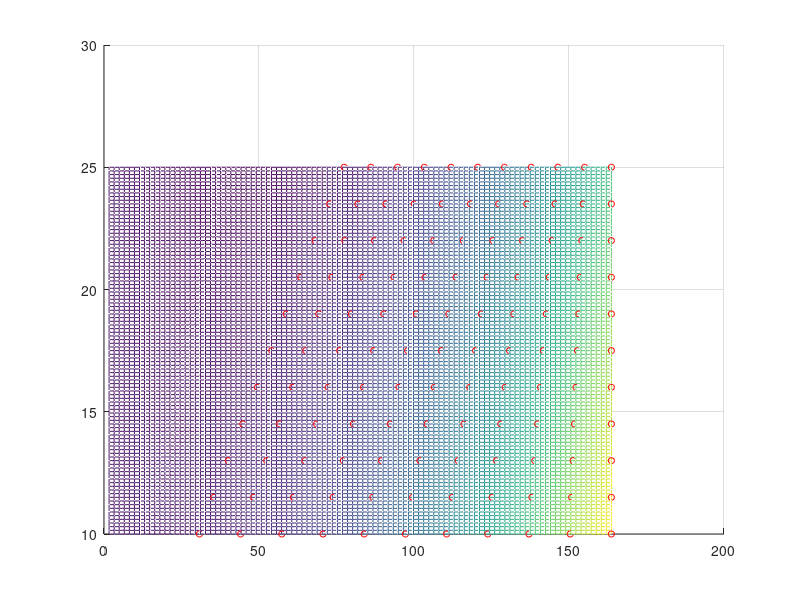

Source code (MATLAB):
% check that throttle mapping function works

clear; clc;

cT0=0.1326;
cT1=-0.1152;

np = linspace(0, 9820/60, 101)';
vp = linspace(10, 25, 101)';

u_n = linspace(0,1,11)';
vp1 = linspace(10, 25, 11)';

dprop=0.28;
vmin = 10;
vmax = 25;
n_max = 9820/60;

n_T0_vmin = (-cT1*vmin/dprop + sqrt((cT1*vmin/dprop)^2 - cT0*4))/2/cT0;
n_T0_vmax = (-cT1*vmax/dprop + sqrt((cT1*vmax/dprop)^2 - cT0*4))/2/cT0;


for i = 1:length(vp)
    
    T(:,i) = 1.15*np.^2.*0.28^4.*(cT0 + cT1.*vp(i)./np/0.28);
  
end
k=0;
np1=zeros(length(u_n)*length(vp1),1); T2=np1; vp2=np1;
for i = 1:length(vp1)
    for j = 1:length(u_n)

        k = k+1;
        
        vp2(k) = vp1(i);
        
        sig_v = (vp1(i) - vmin)/(vmax - vmin);
        np1(k) = (n_T0_vmin + u_n(j)*(n_max - n_T0_vmin)) * (1 - sig_v) + ...
            (n_T0_vmax + u_n(j)*(n_max - n_T0_vmax)) * sig_v;

        T2(k) = 1.15*np1(k).^2.*0.28^4.*(cT0 + cT1.*vp1(i)./np1(k)/0.28);
    end
end
figure; hold on; grid on;
mesh(np, vp, T');
scatter3(np1, vp2, T2, 20, [1 0 0]);


